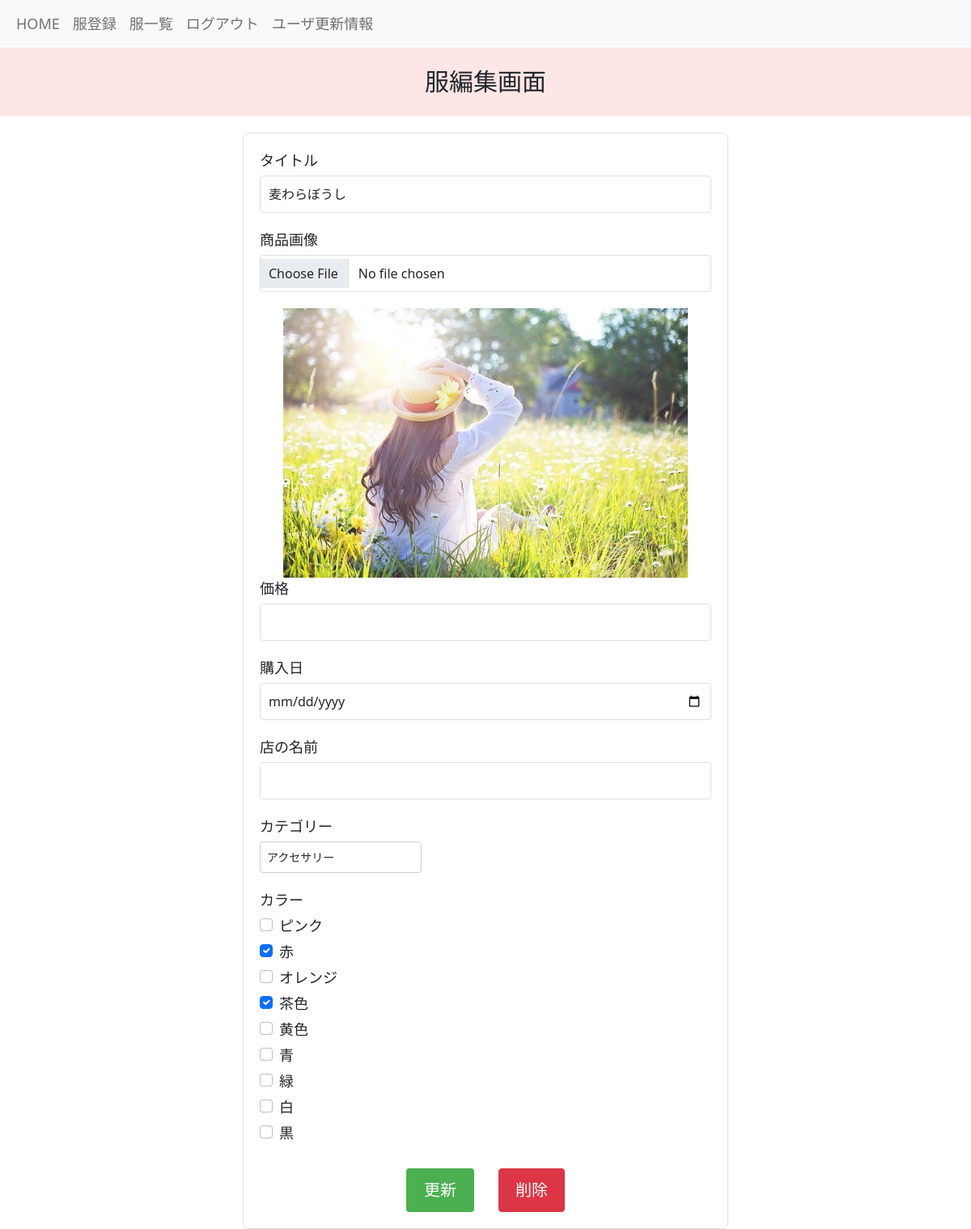
/boards/edit_clothe/39/ (signed in), run on the app's committed database.
### boards/models.py (models this page shows, shortened)
class Clothes(models.Model):
    title = models.CharField(max_length=255)
    picture = models.ImageField(upload_to='closet_project/media/', null=True, blank=True)
    price = models.IntegerField(default=0, null=True, blank=True)
    purchase_date = models.DateField(null=True,blank=True)
    user = models.ForeignKey(
        'accounts.Users', on_delete=models.CASCADE
    )
    category = models.ForeignKey(
        'Categories', on_delete=models.CASCADE
    )
    color = models.ManyToManyField(
        Colors, blank=True, through='Clothe_Colors', related_name='clothe'
    )
    store = models.CharField(max_length=255, default='')
    created_at = models.DateTimeField(auto_now_add=True)
    updated_at = models.DateTimeField(auto_now=True)
    objects = ClothesManager()
    class Meta:
        db_table = 'clothes'

class Categories(models.Model):
    BLOUSE = 'blouse'
    SHIRT = 'shirt'
    SWEAT = 'sweat'
    KNIT = 'knit'
    PANTS = 'pants'
    SKIRT = 'skirt'
    JACKET = 'jacket'
    CARDIGAN = 'cardigan'
    COAT = 'coat'
    DRESS = 'dress'
    SHOES = 'shoes'
    ACCESSORY = 'accessory'
    BAG = 'bag'
    category_name = models.CharField(max_length=255)
    created_at = models.DateTimeField(auto_now_add=True)
    updated_at = models.DateTimeField(auto_now=True)
    class Meta:
        db_table = 'categories'

class Colors(models.Model):
    PINK = 'pink'
    RED = 'red'
    ORANGE = 'orange'
    BROWN = 'brown'
    YELLOW = 'yellow'
    BLUE = 'blue'
    GREEN = 'green'
    BLACK = 'black'
    WHITE = 'white'
    color_name = models.CharField(max_length=10)
    created_at = models.DateTimeField(auto_now_add=True)
    updated_at = models.DateTimeField(auto_now=True)
    class Meta:
        db_table = 'colors'

### boards/views.py (the view)
# urls.py: path('edit_clothe/<int:pk>/', views.edit_clothe, name='edit_clothe'),
@login_required
def edit_clothe(request, pk):
    categories = Categories.objects.all()
    colors = Colors.objects.all()
    clothe=get_object_or_404(Clothes, pk=pk)
    if clothe.user.pk != request.user.pk:
        raise Http404
    if request.method == 'POST':
        print('POST request received')
        edit_clothe_form = forms.CreateClotheForm(request.POST or None, request.FILES or None, instance=clothe)
        if edit_clothe_form.is_valid():
            edit_clothe_form.save()
            return redirect(
                'boards:detail_clothe',
                pk=pk
            )
    else:
        edit_clothe_form = forms.CreateClotheForm(instance=clothe)
    return render(
        request, 'boards/edit_clothe.html', context={
            'edit_clothe_form':edit_clothe_form,
            'pk': pk,
            'categories': categories,
            'colors': colors,
        }
    )

### templates/boards/edit_clothe.html (shortened to what this page needs)
{% extends "base.html" %}
{% load static %}
{% block content %}
  <p class="custom-paragraph">服編集画面</p>
  <div class="registration-container">
    <form method="POST" enctype="multipart/form-data" class="registration-form">
      <div class="form-group">
        <label for="title">タイトル</label>
        <input type="text" id="title" name="title" class="form-control" required value="{{ edit_clothe_form.instance.title }}">
      </div>
      <div class="form-group">
        <label for="image">商品画像</label>
        <input type="file" id="image" name="image" accept="image/*" class="form-control" onchange="previewImage()">
      </div>
      {% if edit_clothe_form.instance.picture %}
         <div class="image-container">
           <img src="{{ edit_clothe_form.instance.picture.url }}" alt="{{ edit_clothe_form.instance.title }}" class="clothe-image">
        </div>
      {% endif %}
      <div class="form-group">
        <label for="price">価格</label>
        <input type="number" id="price" name="price" class="form-control" value="{{ edit_clothe_form.instance.price }}">
      </div>
      <div class="form-group">
        <label for="purchase_date">購入日</label>
        <input type="date" id="purchase_date" name="purchase_date" class="form-control" value="{{ edit_clothe_form.instance.purchase_date|date:'Y-m-d' }}">
      </div>
      <div class="form-group">
        <label for="store">店の名前</label>
        <input type="text" id="store" name="store" class="form-control" value="{{ edit_clothe_form.instance.store }}">
      </div>
      <div class="form-group">
        <label for="category">カテゴリー</label>
        <select id="category" name="category" class="form-control" required value="{{ edit_clothe_form.instance.category.id }}">
          {% for category in categories %}
            <option value="{{ category.id }}" {% if category.id == edit_clothe_form.instance.category.id %}selected{% endif %}>{{ category.category_name }}</option>
          {% endfor %}
        </select>
      </div>
      <div class="form-group">
        <label>カラー</label>
        {% for color in colors %}
          <div class="form-check">
              <input type="checkbox" id="color_{{ color.id }}" name="color" value="{{ color.id }}" class="form-check-input" {% if color.id in edit_clothe_form.initial.color %}checked{% endif %}>
              <label for="color_{{ color.id }}" class="form-check-label">{{ color.color_name }}</label>
          </div>
        {% endfor %}
      </div>
      <div class="button-container">
        <button type="submit" class="btn btn-primary">更新</button>
        <button type="button" class="btn btn-danger" onclick="confirmDelete()" style="margin-left: 30px;">削除</button>
      </div>
    </form>
  </div>
{% endblock %}

### static/css/style.css (style rules this page uses)
.registration-container { max-width: 600px; margin: auto; }
.registration-form { width: 100%; padding: 20px; background-color: #ffffff; border: 1px solid #e0e0e0; border-radius: 8px; margin-top: 20px; }
.button-container { display: flex; justify-content: center; margin-top: 30px; }
.button-container button { padding: 10px 20px; font-size: 20px; }
.btn-primary { background-color: #4caf50; color: #ffffff; border: 2px solid #4caf50; border-radius: 4px; cursor: pointer; }
.form-group { margin-bottom: 20px; }
label { display: block; font-size: 18px; margin-bottom: 5px; }
.form-control { width: 100%; padding: 10px; font-size: 16px; border: 1px solid #e0e0e0; border-radius: 4px; }
body { text-size-adjust: 100%; -webkit-text-size-adjust: 100%; }
.custom-paragraph { font-family: 'Arial', sans-serif; font-size: 30px; background-color: #ffe6e6; text-align: center; padding: 20px; line-height: 1.5; }
.image-container { display: flex; justify-content: center; overflow: hidden; }
.clothe-image { width: 100%; height: auto; max-width: 500px; display: block; }
#category, #color { width: 200px; box-sizing: border-box; padding: 8px; font-size: 14px; border: 1px solid #ccc; border-radius: 4px; margin-bottom: 10px; }

### data on the page
Clothes: title "麦わらぼうし", instance.picture (picture), category "アクセサリー"
Colors: color_name "ピンク"
Colors: color "☑", color_name "赤"
Colors: color_name "オレンジ"
Colors: color "☑", color_name "茶色"
Colors: color_name "黄色"
Colors: color_name "青"
Colors: color_name "緑"
Colors: color_name "白"
Colors: color_name "黒"
